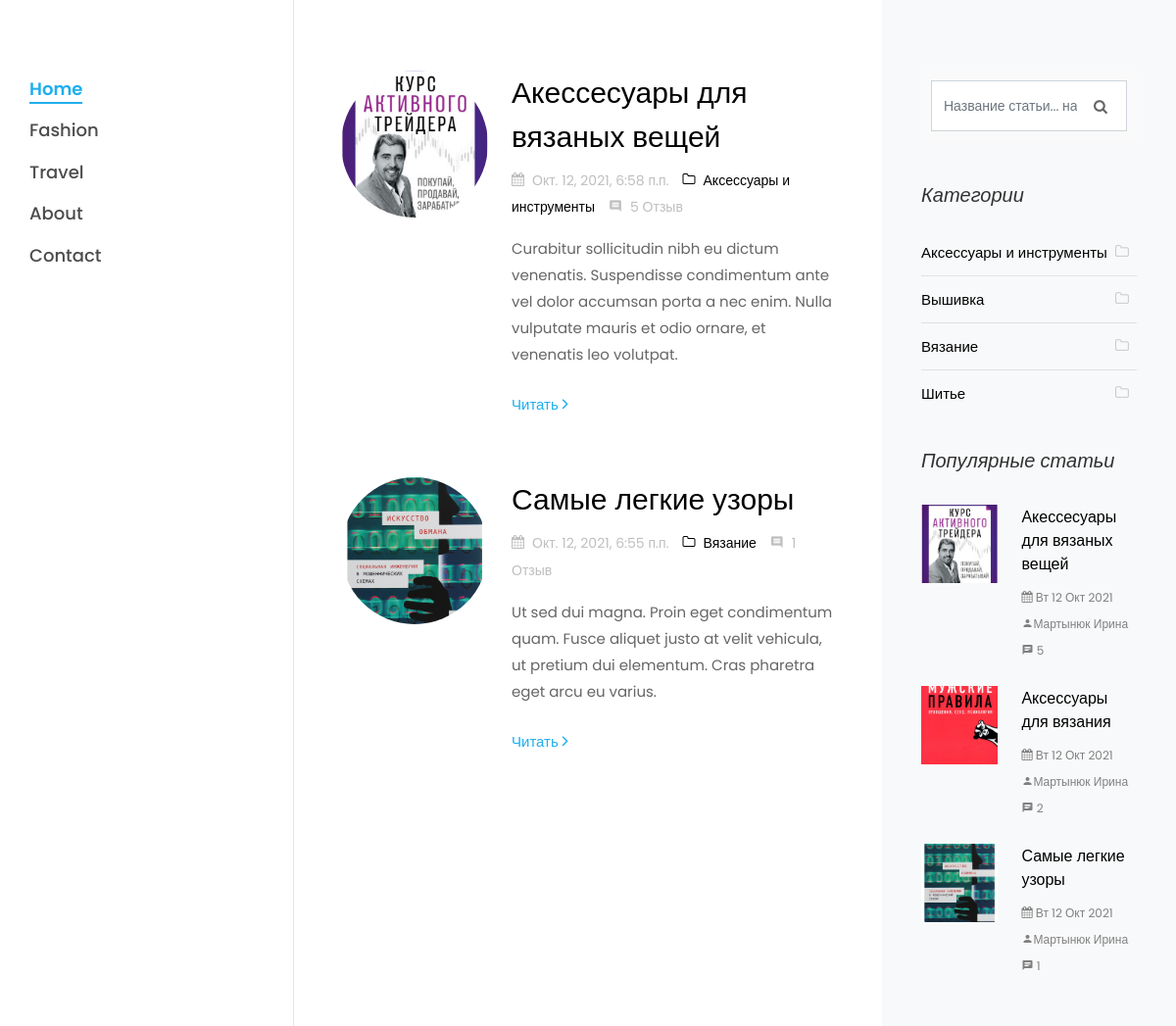
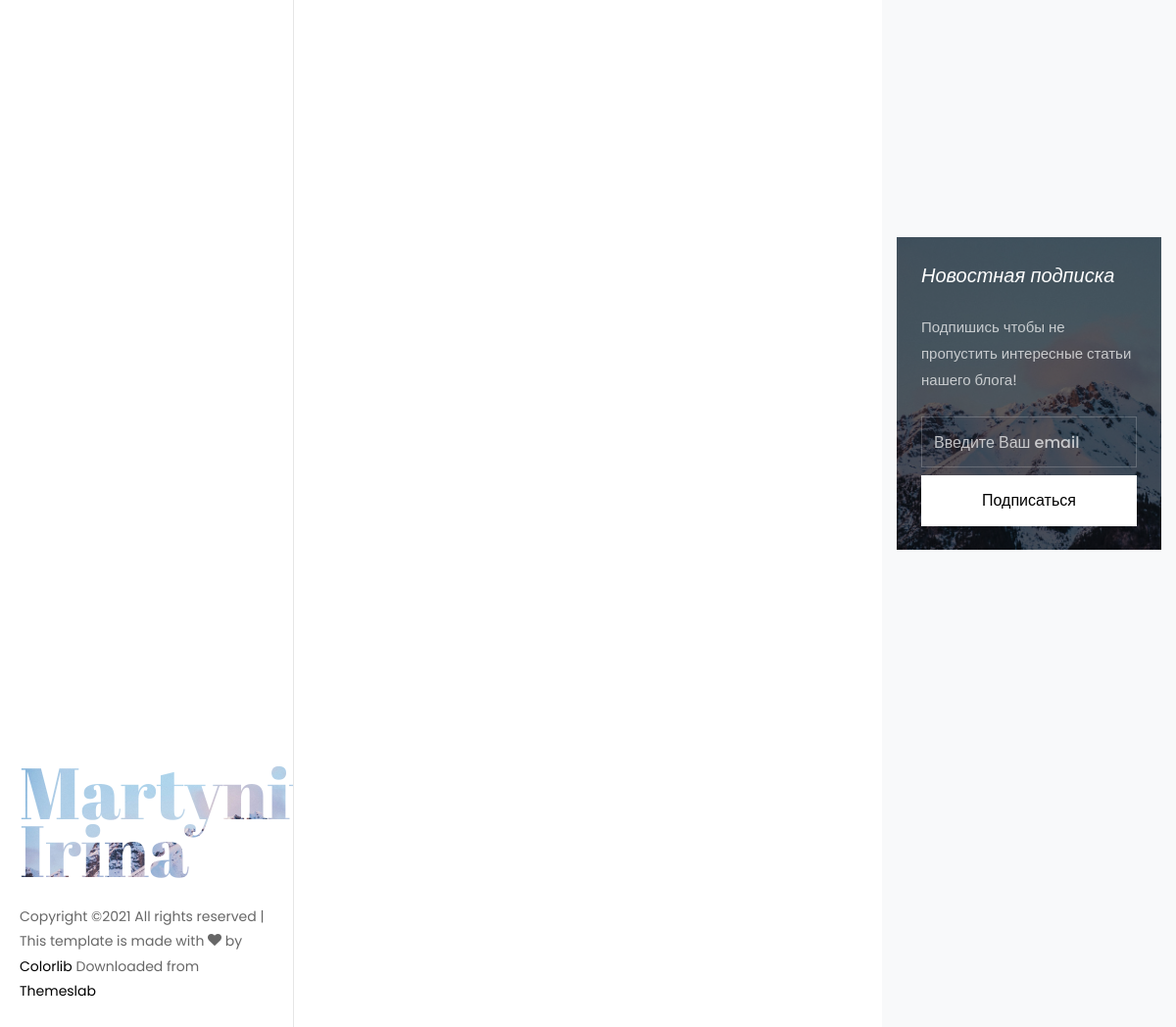
The page / on the database its author committed (2 pictures, top to bottom).
### blog_app/models.py (models this page shows, shortened)
class Article(models.Model):
    title = models.CharField(max_length=256, blank=False, verbose_name='Название')
    category = models.ForeignKey('Category', on_delete=models.CASCADE, verbose_name='Категория')
    slug = models.SlugField(max_length=256, db_index=True)
    short_content = models.TextField(verbose_name='Краткое описание', max_length=300, default='Нет описания')
    content = models.TextField(blank=True, default='Нет описания', verbose_name='Текст статьи')
    created_at = models.DateTimeField(auto_now_add=True, verbose_name='Дата публикации')
    updated_at = models.DateTimeField(auto_now=True, verbose_name='Дата обновления')
    image = models.ImageField(upload_to='blog_images/%Y/%m/%d', verbose_name='Изображение', blank=True)
    draft = models.BooleanField(verbose_name='Черновик', default=False)
    author = models.CharField(verbose_name='Автор', blank=False, max_length=150)
    tags = TaggableManager()
    class Meta:
        ordering = ('-created_at',)
        verbose_name = 'Статья'
        verbose_name_plural = 'Статьи'
    def get_absolute_url(self):
        return reverse('article_detail', kwargs={'slug': self.slug})

class Category(models.Model):
    name = models.CharField(max_length=150, blank=False, db_index=True, verbose_name='Наименование')
    slug = models.SlugField(max_length=150, unique=True, blank=False, db_index=True)
    created_at = models.DateTimeField(auto_now_add=True, verbose_name='Дата создания')
    updated_at = models.DateTimeField(auto_now=True, verbose_name='Дата обновления')
    class Meta:
        ordering = ('name',)
        verbose_name = 'Категория'
        verbose_name_plural = 'Категории'
    def __str__(self):
        return self.name
    def get_absolute_url(self):
        return reverse('article_category_list', kwargs={'slug': self.slug})

### blog_app/views.py (the view)
# urls.py: path('', views.IndexView.as_view(), name="article_list_all"),
class IndexView(DataMixin, ListView):
    def get_queryset(self):
        return Article.objects.filter(draft=False)

### email_contact/forms.py
class ContactForm(forms.ModelForm):
    class Meta:
        model = Contact
        fields = ('email', )
        widgets = {
            'email': forms.TextInput(
                attrs={
                    'class': 'form-control',
                    'placeholder': 'Введите Ваш email'
                }
            )
        }
        labels = {
            'email': ''
        }

### blog_app/templatetags/article_tag.py (called while the page is built)
@register.simple_tag()
def get_categories():
    return Category.objects.all()

@register.simple_tag()
def get_tags():
    return Tag.objects.all()

@register.simple_tag()
def get_archives():
    return Article.objects.dates('created_at', 'month', order='DESC')

@register.inclusion_tag('tags/popular_articles.html')
def get_popular_articles(count=None):
    popular_articles = Article.objects.annotate(
        num_comments=Count('reviews')
    ).order_by('-num_comments').filter(draft=False)[:count]
    return {
        'popular_articles': popular_articles
    }

### email_contact/templatetags/contact_tags.py (called while the page is built)
@register.inclusion_tag("contact/tags/form.html")
def contact_form():
    return {'contact_form': ContactForm()}

### templates/index.html (shortened to what this page needs)
{% extends 'partials/base.html' %}
{% block content %}
    <div class="col-xl-8 py-5 px-md-5">
        <div class="row pt-md-4">
            {% for article in articles %}
                <div class="col-md-12">
                    <div class="blog-entry ftco-animate d-md-flex">
                        <a href="#" class="img img-2"
                           style="background-image: url({{ article.image.url }});"></a>
                        <div class="text text-2 pl-md-4">
                            <h3 class="mb-2"><a href="#">{{ article.title}}</a>
                            </h3>
                            <div class="meta-wrap ">
                                <p class="meta">
                                    <span><i class="icon-calendar mr-2"></i>{{ article.created_at }}</span>
                                    <span><a href="{{ article.category.get_absolute_url }}"><i class="icon-folder-o mr-2"></i>{{ article.category }}</a></span>
                                    <span><i class="icon-comment2 mr-2"></i>{{ article.reviews_set.count }} Отзыв</span>
                                </p>
                            </div>
                            <p class="mb-4">{{ article.short_content }}</p>
                            <p><a href="{{ article.get_absolute_url }}" class="btn-custom">Читать <span
                                    class="ion-ios-arrow-forward"></span></a></p>
                        </div>
                    </div>
                </div>
            {% empty %}
            <h4>Список статей пуст</h4>
            {% endfor %}
        </div>
    </div>
{% endblock %}

### templates/partials/sidebar.html (shortened to what this page needs)
{% load article_tag %}
{% load contact_tags %}
<div class="col-xl-4 sidebar ftco-animate bg-light pt-5">
    <div class="sidebar-box pt-md-4">
        <form action="{% url 'search' %}" method="get" class="search-form">
            <div class="form-group">
                <span class="icon icon-search"></span>
                <input type="text" class="form-control" placeholder="Название статьи... нажмите Enter"
                       name="search_query">
            </div>
        </form>
    </div>
    <div class="sidebar-box ftco-animate">
        <h3 class="sidebar-heading">Категории</h3>
        <ul class="categories">
            {% get_categories as categories %}
            {% for category in categories %}
                <li class="colorlib-active"><a href="{{ category.get_absolute_url }}">{{ category.name }}<span><i
                        class="icon-folder-o mr-2"></i></span></a></li>
            {% endfor %}
        </ul>
    </div>
    {% get_popular_articles count=3 %}
    <div class="sidebar-box subs-wrap img py-4"
         style="background-image: url(/static/images/bg_1.jpg);">
        {% contact_form %}
    </div>
</div>

### templates/tags/popular_articles.html
<div class="sidebar-box ftco-animate">
    <h3 class="sidebar-heading">Популярные статьи</h3>
    {% for popular in popular_articles %}
        <div class="block-21 mb-4 d-flex">
            <a class="blog-img mr-4" style="background-image: url({{ popular.image.url }});"></a>
            <div class="text">
                <h3 class="heading"><a href="{{ popular.get_absolute_url }}">{{ popular.title }}</a>
                </h3>
                <div class="meta">
                    <div><a href="#"><span class="icon-calendar"></span> {{ popular.created_at|date:"D d M Y" }}</a></div>
                    <div><a href="#"><span class="icon-person"></span>{{ popular.author }}</a></div>
                    <div><a href="#"><span class="icon-chat"></span> {{ popular.reviews_set.count }}</a></div>
                </div>
            </div>
        </div>
        {% empty %}
        <h4>Список популярных статей пуст</h4>
    {% endfor %}
</div>

### static/css/icomoon.css (style rules this page uses)
[class^="icon-"], [class*=" icon-"] { font-family: 'icomoon' !important; speak: none; font-style: normal; font-weight: normal; font-variant: normal; text-transform: none; line-height: 1; -webkit-font-smoothing: antialiased; -moz-osx-font-smoothing: grayscale; }
.icon-search:before { content: "\f002"; }
.icon-calendar:before { content: "\f073"; }
.icon-folder-o:before { content: "\f114"; }
.icon-chat:before { content: "\e0b7"; }
.icon-comment2:before { content: "\e0b9"; }
.icon-person:before { content: "\e7fd"; }

### rows shown on the page
Article: image (picture), title "Акессесуары для вязаных вещей", created_at "Окт. 12, 2021, 6:58 п.п.", category "Аксессуары и инструменты", reviews_set.count "5", short_content "Curabitur sollicitudin nibh eu dictum venenatis. Suspendisse condimentum ante vel dolor accumsan porta a nec enim. Nulla vulputate mauris et odio ornare, et venenatis leo volutpat.", created_at "Вт 12 Окт 2021", author "Мартынюк Ирина"
Article: image (picture), title "Самые легкие узоры", created_at "Окт. 12, 2021, 6:55 п.п.", category "Вязание", reviews_set.count "1", short_content "Ut sed dui magna. Proin eget condimentum quam. Fusce aliquet justo at velit vehicula, ut pretium dui elementum. Cras pharetra eget arcu eu varius.", created_at "Вт 12 Окт 2021", author "Мартынюк Ирина"
Category: name "Аксессуары и инструменты"
Category: name "Вышивка"
Category: name "Вязание"
Category: name "Шитье"
Article: image (picture), title "Аксессуары для вязания", created_at "Вт 12 Окт 2021", author "Мартынюк Ирина", reviews_set.count "2"
